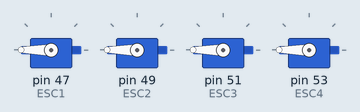
Recording of a sketch running on a simulated Arduino Mega 2560, built with avr-gcc and run on an emulated ATmega2560. Parts: 4 × servo.

Above: at 0.1 s.
At 10.1 s:
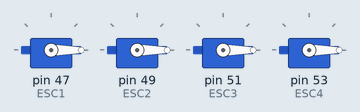
At 20.1 s:
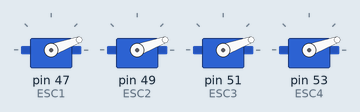
Timing chart, 0 to 21.6 s (numbered marks = the images above):
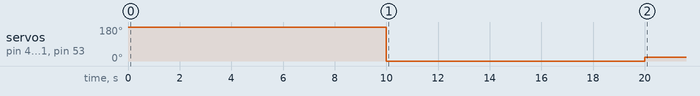

Measured:
- by itself, servo on pin 47 (ESC1), servo on pin 49 (ESC2), servo on pin 51 (ESC3), servo on pin 53 (ESC4): 180° → 0° at 10.0 s, → 20° 10.0 s later

The sketch:

flightcontrol.ino
```cpp
/**
 * Entry Arduino file for 00benallen's FlightControl program for a Homemade Drone
 */

#include <Servo.h>
Servo ESC1;   // create servo object to control the ESC
Servo ESC2;   // create servo object to control the ESC
Servo ESC3;   // create servo object to control the ESC
Servo ESC4;   // create servo object to control the ESC
int potValue; // value from the analog pin
void setup()
{
  ESC1.attach(47, 1000, 2000); // (pin, min pulse width, max pulse width in microseconds)
  ESC2.attach(49, 1000, 2000); // (pin, min pulse width, max pulse width in microseconds)
  ESC3.attach(51, 1000, 2000); // (pin, min pulse width, max pulse width in microseconds)
  ESC4.attach(53, 1000, 2000); // (pin, min pulse width, max pulse width in microseconds)
  ESC1.write(180);             // Send the signal to the ESC
  ESC2.write(180);             // Send the signal to the ESC
  ESC3.write(180);             // Send the signal to the ESC
  ESC4.write(180);             // Send the signal to the ESC
  delay(10000);
  ESC1.write(0); // Send the signal to the ESC
  ESC2.write(0); // Send the signal to the ESC
  ESC3.write(0); // Send the signal to the ESC
  ESC4.write(0); // Send the signal to the ESC
  delay(10000);
}
void loop()
{
  ESC1.write(20);
  ESC2.write(20);
  ESC3.write(20);
  ESC4.write(20);
}
```
